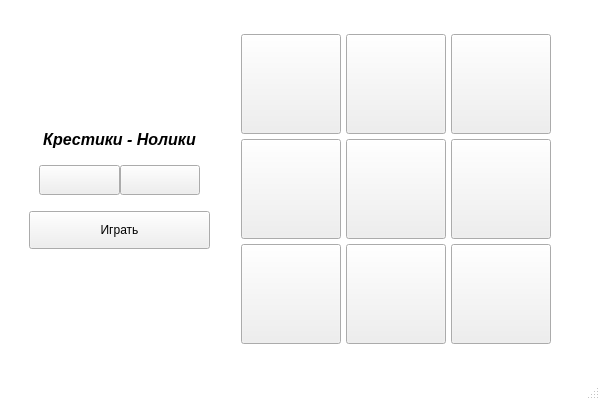
<?xml version="1.0" encoding="UTF-8"?>
<ui version="4.0">
 <class>MainWindow</class>
 <widget class="QMainWindow" name="MainWindow">
  <property name="geometry">
   <rect>
    <x>0</x>
    <y>0</y>
    <width>600</width>
    <height>400</height>
   </rect>
  </property>
  <property name="sizePolicy">
   <sizepolicy hsizetype="Fixed" vsizetype="Fixed">
    <horstretch>0</horstretch>
    <verstretch>0</verstretch>
   </sizepolicy>
  </property>
  <property name="minimumSize">
   <size>
    <width>600</width>
    <height>400</height>
   </size>
  </property>
  <property name="maximumSize">
   <size>
    <width>600</width>
    <height>400</height>
   </size>
  </property>
  <property name="windowTitle">
   <string>MainWindow</string>
  </property>
  <property name="windowIcon">
   <iconset resource="res.qrc">
    <normaloff>:/img/krestik.png</normaloff>:/img/krestik.png</iconset>
  </property>
  <property name="styleSheet">
   <string notr="true">QMainWindow {
	background-color: rgb(255, 255, 255)
}</string>
  </property>
  <widget class="QWidget" name="centralwidget">
   <layout class="QHBoxLayout" name="horizontalLayout_2">
    <item>
     <spacer name="horizontalSpacer">
      <property name="orientation">
       <enum>Qt::Horizontal</enum>
      </property>
      <property name="sizeType">
       <enum>QSizePolicy::Fixed</enum>
      </property>
      <property name="sizeHint" stdset="0">
       <size>
        <width>20</width>
        <height>20</height>
       </size>
      </property>
     </spacer>
    </item>
    <item>
     <layout class="QVBoxLayout" name="verticalLayout">
      <item>
       <spacer name="verticalSpacer_2">
        <property name="orientation">
         <enum>Qt::Vertical</enum>
        </property>
        <property name="sizeHint" stdset="0">
         <size>
          <width>20</width>
          <height>40</height>
         </size>
        </property>
       </spacer>
      </item>
      <item>
       <widget class="QLabel" name="label">
        <property name="font">
         <font>
          <pointsize>12</pointsize>
          <italic>true</italic>
          <bold>true</bold>
         </font>
        </property>
        <property name="styleSheet">
         <string notr="true"/>
        </property>
        <property name="text">
         <string>Крестики - Нолики</string>
        </property>
        <property name="alignment">
         <set>Qt::AlignCenter</set>
        </property>
       </widget>
      </item>
      <item>
       <spacer name="verticalSpacer_3">
        <property name="orientation">
         <enum>Qt::Vertical</enum>
        </property>
        <property name="sizeType">
         <enum>QSizePolicy::Fixed</enum>
        </property>
        <property name="sizeHint" stdset="0">
         <size>
          <width>20</width>
          <height>10</height>
         </size>
        </property>
       </spacer>
      </item>
      <item>
       <layout class="QHBoxLayout" name="horizontalLayout">
        <property name="spacing">
         <number>0</number>
        </property>
        <property name="leftMargin">
         <number>10</number>
        </property>
        <property name="rightMargin">
         <number>10</number>
        </property>
        <property name="bottomMargin">
         <number>10</number>
        </property>
        <item>
         <widget class="QPushButton" name="xButton">
          <property name="sizePolicy">
           <sizepolicy hsizetype="Preferred" vsizetype="Fixed">
            <horstretch>0</horstretch>
            <verstretch>0</verstretch>
           </sizepolicy>
          </property>
          <property name="minimumSize">
           <size>
            <width>0</width>
            <height>30</height>
           </size>
          </property>
          <property name="styleSheet">
           <string notr="true"/>
          </property>
          <property name="text">
           <string/>
          </property>
         </widget>
        </item>
        <item>
         <widget class="QPushButton" name="oButton">
          <property name="sizePolicy">
           <sizepolicy hsizetype="Preferred" vsizetype="Fixed">
            <horstretch>0</horstretch>
            <verstretch>0</verstretch>
           </sizepolicy>
          </property>
          <property name="minimumSize">
           <size>
            <width>0</width>
            <height>30</height>
           </size>
          </property>
          <property name="text">
           <string/>
          </property>
         </widget>
        </item>
       </layout>
      </item>
      <item>
       <widget class="QPushButton" name="StartButton">
        <property name="minimumSize">
         <size>
          <width>0</width>
          <height>38</height>
         </size>
        </property>
        <property name="styleSheet">
         <string notr="true"/>
        </property>
        <property name="text">
         <string>Играть</string>
        </property>
       </widget>
      </item>
      <item>
       <spacer name="verticalSpacer">
        <property name="orientation">
         <enum>Qt::Vertical</enum>
        </property>
        <property name="sizeHint" stdset="0">
         <size>
          <width>20</width>
          <height>40</height>
         </size>
        </property>
       </spacer>
      </item>
     </layout>
    </item>
    <item>
     <spacer name="horizontalSpacer_2">
      <property name="orientation">
       <enum>Qt::Horizontal</enum>
      </property>
      <property name="sizeType">
       <enum>QSizePolicy::Fixed</enum>
      </property>
      <property name="sizeHint" stdset="0">
       <size>
        <width>20</width>
        <height>20</height>
       </size>
      </property>
     </spacer>
    </item>
    <item>
     <widget class="QWidget" name="widget" native="true">
      <property name="sizePolicy">
       <sizepolicy hsizetype="Fixed" vsizetype="Fixed">
        <horstretch>0</horstretch>
        <verstretch>0</verstretch>
       </sizepolicy>
      </property>
      <property name="minimumSize">
       <size>
        <width>320</width>
        <height>320</height>
       </size>
      </property>
      <property name="styleSheet">
       <string notr="true"/>
      </property>
      <layout class="QGridLayout" name="gridLayout">
       <property name="leftMargin">
        <number>5</number>
       </property>
       <property name="topMargin">
        <number>5</number>
       </property>
       <property name="rightMargin">
        <number>40</number>
       </property>
       <property name="bottomMargin">
        <number>5</number>
       </property>
       <property name="spacing">
        <number>5</number>
       </property>
       <item row="0" column="1">
        <widget class="QPushButton" name="pushButton_5">
         <property name="sizePolicy">
          <sizepolicy hsizetype="Fixed" vsizetype="Fixed">
           <horstretch>0</horstretch>
           <verstretch>0</verstretch>
          </sizepolicy>
         </property>
         <property name="minimumSize">
          <size>
           <width>100</width>
           <height>100</height>
          </size>
         </property>
         <property name="styleSheet">
          <string notr="true"/>
         </property>
         <property name="text">
          <string/>
         </property>
        </widget>
       </item>
       <item row="2" column="0">
        <widget class="QPushButton" name="pushButton_11">
         <property name="sizePolicy">
          <sizepolicy hsizetype="Fixed" vsizetype="Fixed">
           <horstretch>0</horstretch>
           <verstretch>0</verstretch>
          </sizepolicy>
         </property>
         <property name="minimumSize">
          <size>
           <width>100</width>
           <height>100</height>
          </size>
         </property>
         <property name="text">
          <string/>
         </property>
        </widget>
       </item>
       <item row="2" column="2">
        <widget class="QPushButton" name="pushButton_12">
         <property name="sizePolicy">
          <sizepolicy hsizetype="Fixed" vsizetype="Fixed">
           <horstretch>0</horstretch>
           <verstretch>0</verstretch>
          </sizepolicy>
         </property>
         <property name="minimumSize">
          <size>
           <width>100</width>
           <height>100</height>
          </size>
         </property>
         <property name="text">
          <string/>
         </property>
        </widget>
       </item>
       <item row="1" column="1">
        <widget class="QPushButton" name="pushButton_7">
         <property name="sizePolicy">
          <sizepolicy hsizetype="Fixed" vsizetype="Fixed">
           <horstretch>0</horstretch>
           <verstretch>0</verstretch>
          </sizepolicy>
         </property>
         <property name="minimumSize">
          <size>
           <width>100</width>
           <height>100</height>
          </size>
         </property>
         <property name="styleSheet">
          <string notr="true"/>
         </property>
         <property name="text">
          <string/>
         </property>
        </widget>
       </item>
       <item row="1" column="0">
        <widget class="QPushButton" name="pushButton_8">
         <property name="sizePolicy">
          <sizepolicy hsizetype="Fixed" vsizetype="Fixed">
           <horstretch>0</horstretch>
           <verstretch>0</verstretch>
          </sizepolicy>
         </property>
         <property name="minimumSize">
          <size>
           <width>100</width>
           <height>100</height>
          </size>
         </property>
         <property name="text">
          <string/>
         </property>
        </widget>
       </item>
       <item row="2" column="1">
        <widget class="QPushButton" name="pushButton_10">
         <property name="sizePolicy">
          <sizepolicy hsizetype="Fixed" vsizetype="Fixed">
           <horstretch>0</horstretch>
           <verstretch>0</verstretch>
          </sizepolicy>
         </property>
         <property name="minimumSize">
          <size>
           <width>100</width>
           <height>100</height>
          </size>
         </property>
         <property name="text">
          <string/>
         </property>
        </widget>
       </item>
       <item row="0" column="2">
        <widget class="QPushButton" name="pushButton_6">
         <property name="sizePolicy">
          <sizepolicy hsizetype="Fixed" vsizetype="Fixed">
           <horstretch>0</horstretch>
           <verstretch>0</verstretch>
          </sizepolicy>
         </property>
         <property name="minimumSize">
          <size>
           <width>100</width>
           <height>100</height>
          </size>
         </property>
         <property name="text">
          <string/>
         </property>
        </widget>
       </item>
       <item row="0" column="0">
        <widget class="QPushButton" name="pushButton_4">
         <property name="sizePolicy">
          <sizepolicy hsizetype="Fixed" vsizetype="Fixed">
           <horstretch>0</horstretch>
           <verstretch>0</verstretch>
          </sizepolicy>
         </property>
         <property name="minimumSize">
          <size>
           <width>100</width>
           <height>100</height>
          </size>
         </property>
         <property name="styleSheet">
          <string notr="true"/>
         </property>
         <property name="text">
          <string/>
         </property>
        </widget>
       </item>
       <item row="1" column="2">
        <widget class="QPushButton" name="pushButton_9">
         <property name="sizePolicy">
          <sizepolicy hsizetype="Fixed" vsizetype="Fixed">
           <horstretch>0</horstretch>
           <verstretch>0</verstretch>
          </sizepolicy>
         </property>
         <property name="minimumSize">
          <size>
           <width>100</width>
           <height>100</height>
          </size>
         </property>
         <property name="text">
          <string/>
         </property>
        </widget>
       </item>
      </layout>
     </widget>
    </item>
   </layout>
  </widget>
  <widget class="QMenuBar" name="menubar">
   <property name="geometry">
    <rect>
     <x>0</x>
     <y>0</y>
     <width>600</width>
     <height>22</height>
    </rect>
   </property>
  </widget>
  <widget class="QStatusBar" name="statusbar"/>
 </widget>
 <resources>
  <include location="res.qrc"/>
 </resources>
 <connections/>
</ui>
